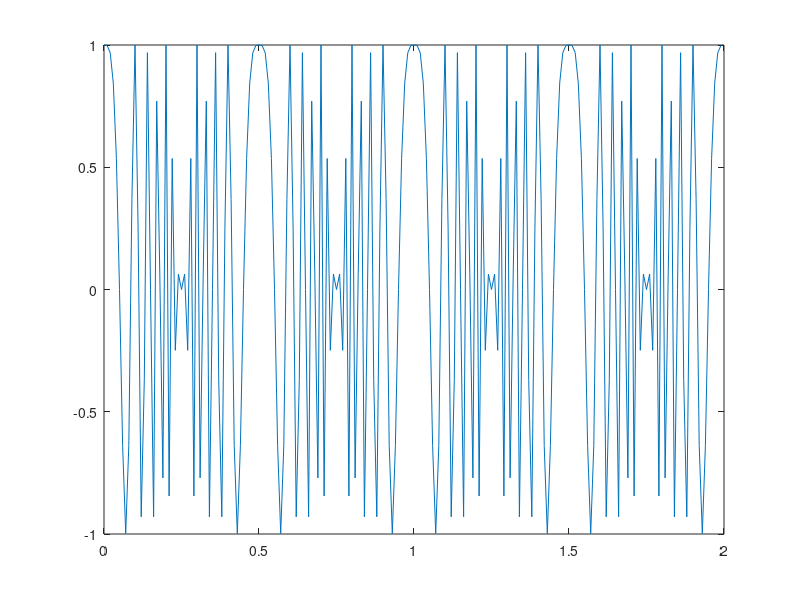

Reproduce this figure in MATLAB. (Note: this script raises an error after producing the figure.)
clear; close all;

fs=100; Nx=2*fs; df=200;    % sampling frequency, number of samples
dt = 1/fs;                 % sampling period
t = dt*(0:Nx-1);           % sampling times (many moments)

x = exp(1i*2*pi*(0.5*df*t.^2));

plot(t, real(x));

pspectrum(x);
